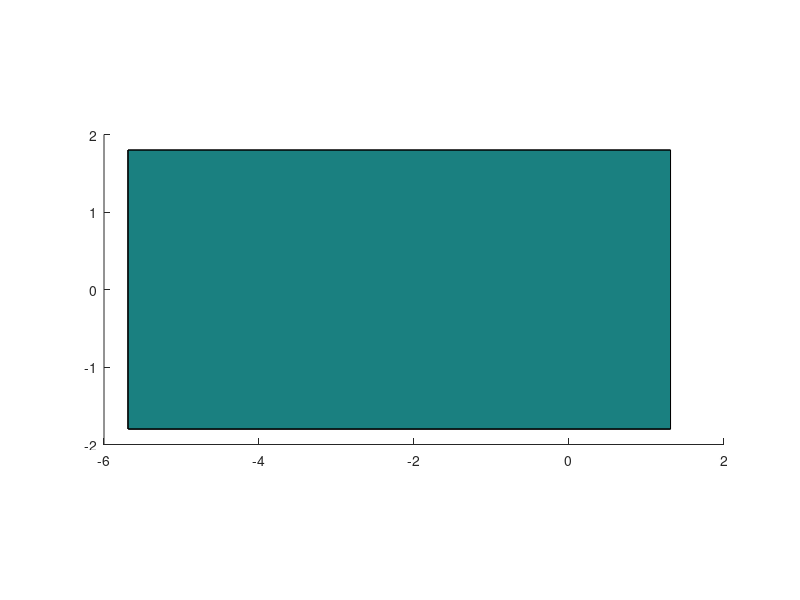

Here is the MATLAB script that generated this plot:
function p = armLink02(parentAxes, faceColor)
if (nargin == 0)
    parentAxes = gca;
    faceColor = [.1 .5 .5];
elseif (nargin == 1)
    faceColor = [.1 .5 .5];
end
set(parentAxes, 'DataAspectRatio', [1 1 1]);
% link0Verts =...
%     [ 6.55   -1.8     8.5;%1
%       6.55    1.8    8.5;%2
%       6.55    1.8    8.25;%3
%       6.55   -1.8    8.25;%4
%       13.55	 -1.8	8.5;%5
%       13.55	 -1.8 	8.25;%6
%       13.55	  1.8	8.25;%7
%       13.55	  1.8	8.5;];%8
  
  
  link0Verts =...
    [ -5.69  -1.8  .43-.25;%1
      -5.69    1.8  .43-.25;%2
      -5.69    1.8   .43;%3
      -5.69   -1.8   .43;%4
       -5.69+7      -1.8	 .43-.25;%5
       -5.69+7      -1.8 	 .43;%6
       -5.69+7       1.8	 .43;%7
       -5.69+7      1.8  .43-.25;];%8
 
AA = zeros(8,3);
AA(:,1) = 0;

link0Verts = link0Verts;% + AA;
link0Faces =...
    [1  2  3  4;
     1  5  6 4;
    4  3  7 6;
    2  3  7 8;
    8 7  6 5];

p = patch('Parent', parentAxes, 'Faces',link0Faces,'Vertices',link0Verts,'FaceColor',faceColor);

end